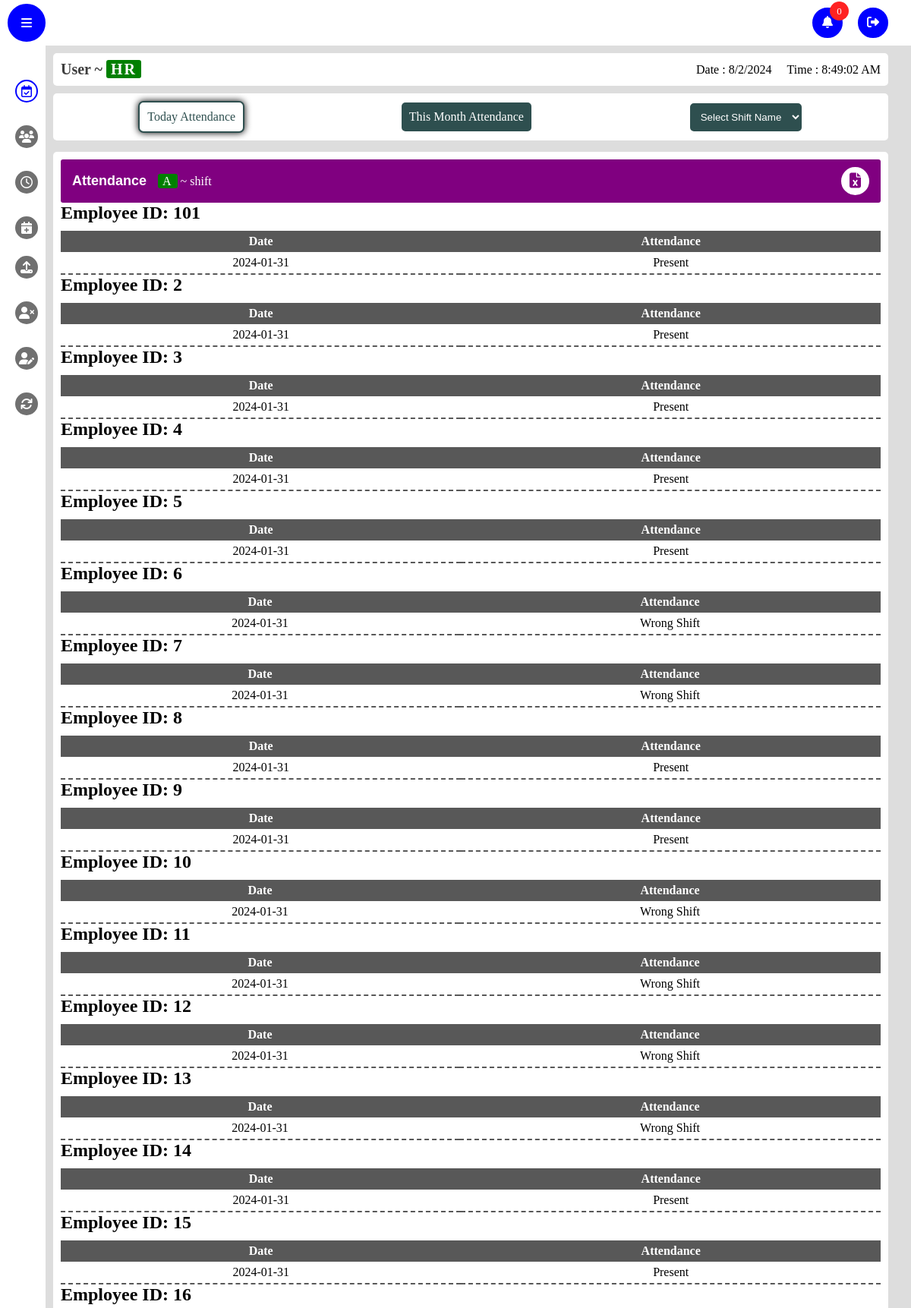
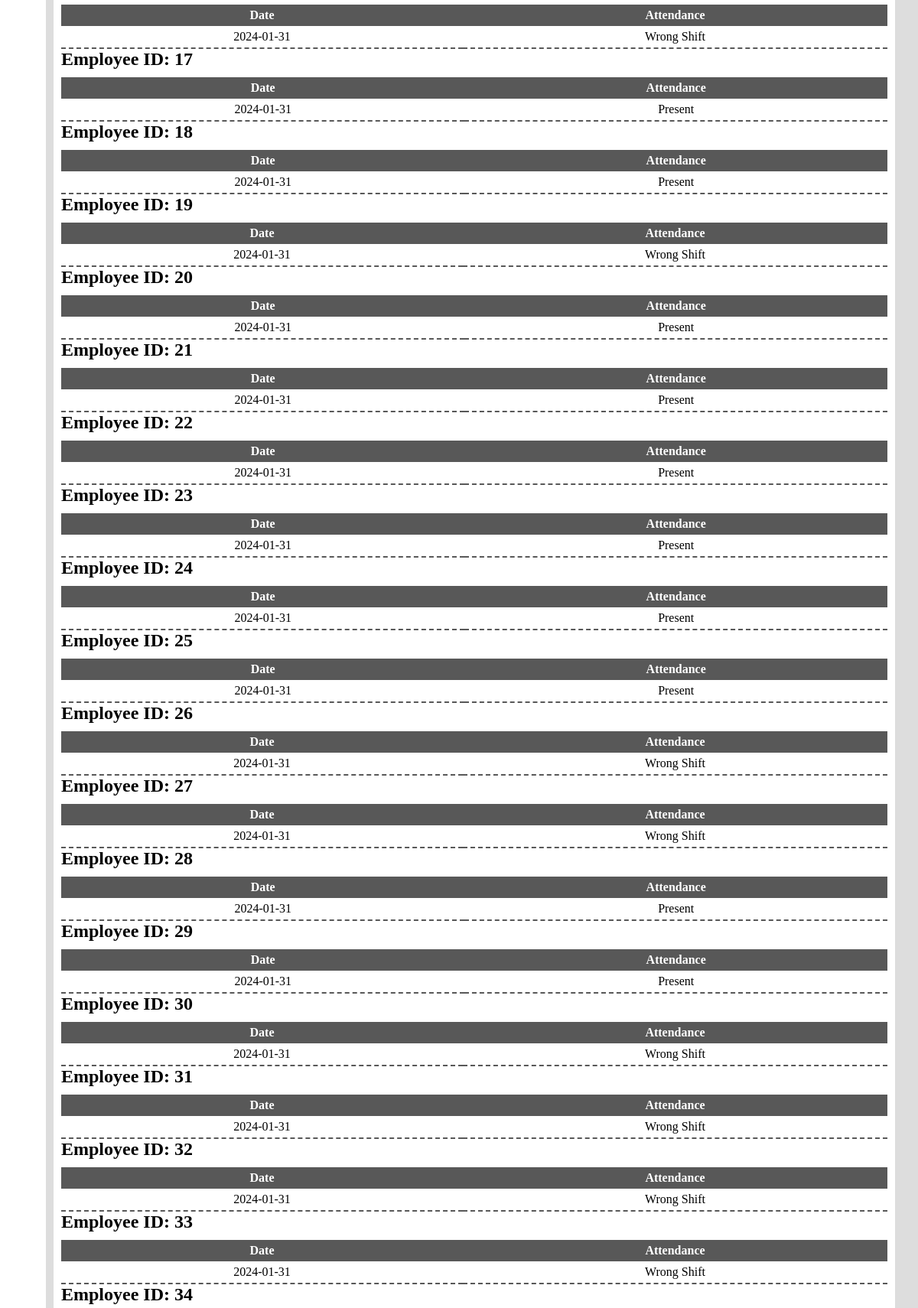
The page /month_attendance (upper part) on the database its author committed (2 pictures, top to bottom).
### app/models.py (models this page shows)
class Attendance(db.Model,UserMixin):
    id=db.Column(db.Integer,primary_key=True)
    date = db.Column(db.DateTime(timezone=True), default=func.now())
    emp_id = db.Column(db.Integer, db.ForeignKey('emp_login.id'))
    name = db.Column(db.String(150), nullable=False)
    attendance =db.Column(db.String(150))
    wages_per_Day=db.Column(db.String(150))
    inTime=db.Column(db.String(150))
    outTime=db.Column(db.String(150))
    overtime=db.Column(db.String(150),default='00:00')
    employee = db.relationship('Emp_login', back_populates='attendances')
    shiftType=db.Column(db.String(150))
    shiftIntime = db.Column(db.String(150))
    shift_Outtime = db.Column(db.String(150))
    TotalDuration=db.Column(db.String(150))
    lateBy=db.Column(db.String(150))
    earlyGoingBy=db.Column(db.String(150))
    punchRecords=db.Column(db.String(150))

### app/views.py (the view)
@views.route('/month_attendance',methods=['POST','GET'])
def month_attendance():
    start_date, end_date = get_last_month_dates()
    last_month_attendance = db.session.query(Attendance).filter(
        Attendance.date.between(start_date, end_date)
    ).all()
    employee_data = {}
    for record in last_month_attendance:
        emp_id = record.emp_id
        if emp_id not in employee_data:
            employee_data[emp_id] = []
        employee_data[emp_id].append(record)
        print( employee_data)
    return render_template('month_attendance.html', employee_data=employee_data)

### app/views.py (called while the page is built)
def get_last_month_dates():
    today = datetime.today()
    first_day_of_current_month = today.replace(day=1)
    last_day_of_last_month = first_day_of_current_month - timedelta(days=1)
    first_day_of_last_month = last_day_of_last_month.replace(day=1)
    return first_day_of_last_month, today

### app/templates/month_attendance.html (shortened to what this page needs)
{% extends "base_admin.html" %} {% block title %} Employee {% endblock %} {%
block content %}
<link rel="stylesheet" href="static/css/attendance.css" />
<menu class="table-menu" style="display: flex">
  <div class="btn-container">
    <a href="/today_attendance" class="tag-btn click active"
      >Today Attendance</a
    >
    <a href="/month_attendance" class="tag-btn click">This Month Attendance</a>
    <select name="shift" id="shift" class="tag-btn">
      <option value="">Select Shift Name</option>
    </select>
  </div>
</menu>
<section class="frame month-attendance" style="display: flex">
  <div class="inner-frame">
    <div class="frame-header">
      <div class="frame-details">
        <p class="frame-name">Attendance</p>
        <p class="shift name"><span class="tag">A</span> ~ shift</p>
      </div>
      <div class="frame-options">
        <button type="button" class="download">
          <i class="fas fa-file-excel"></i>
        </button>
      </div>
    </div>
    <div class="frame-body">
      {% if employee_data %} {% for emp_id, records in employee_data.items() %}
      <h2 class="mt-3">Employee ID: {{ emp_id }}</h2>
      <table class="table table-bordered mt-3">
        <thead class="thead-dark">
          <tr>
            <th>Date</th>
            <th>Attendance</th>
          </tr>
        </thead>
        <tbody>
          {% for record in records %}
          <tr>
            <td>{{ record.date.strftime('%Y-%m-%d') }}</td>
            <td>{{ record.attendance }}</td>
          </tr>
          {% endfor %}
        </tbody>
      </table>
      {% endfor %} {% else %}
      <p class="mt-3">No attendance records found for last month.</p>
      {% endif %}
    </div>
  </div>
</section>
{% endblock %}

### app/static/css/style.css (style rules this page uses)
* { margin: 0; padding: 0; box-sizing: border-box; list-style: none; text-decoration: none; }
table { width: -webkit-fill-available; }
body { background: #ddd; }
.tag { padding: 1px 6px; background: green; color: #ffffff; border-radius: 3px; letter-spacing: 2px; }
.frame { margin-top: 15px; padding: 10px; width: 100%; background: #ffffff; min-height: 77vh; border-radius: 5px; }
.inner-frame { width: 100%; height: 100%; }
option { padding: 10px; }

### app/static/css/late.css (style rules this page uses)
.table { max-width: 100%; padding: 5px; overflow-x: scroll; margin-top: 10px; background: #fff; border-radius: 5px; }
table { border-collapse: collapse; border-radius: 3px; overflow: hidden; width: -webkit-fill-available; }
table thead { background: #585858; color: #fff; }
td, th { min-width: 75px; }
td { border-bottom: 2px dashed #585858; }

### app/static/css/attendance.css (style rules this page uses)
.frame-header { width: 100%; display: flex; align-items: center; justify-content: space-between; padding: 10px 15px; background: #800080; color: #fff; border-radius: 3px; }
.frame-details { display: flex; align-items: center; gap: 15px; }
.frame-name { font-family: sans-serif; font-weight: 700; font-size: 18px; display: flex; align-items: center; gap: 10px; }
.frame-options { display: flex; align-items: center; gap: 10px; }
.download, .grid, .list { width: 37px; height: 37px; border-radius: 50%; background: #fff; color: #800080; font-size: 20px; border: 2px solid #fff; cursor: pointer; transition: all 0.3s; }
td, th { min-width: 30px; text-align: center; padding: 5px 0; }
.frame-body { max-width: 100%; overflow-x: scroll; }
.btn-container { margin-top: 10px; padding: 10px 15px; display: flex; align-items: center; flex-wrap: wrap; justify-content: space-around; gap: 10px; width: 100%; background: #fff; border-radius: 5px; }
.tag-btn { padding: 10px; border-radius: 7px; border: 2px solid; background: #2e4f4f; color: #fff; cursor: pointer; transition: all 0.5s; outline: none; }
.tag-btn.active, .tag-btn:focus { box-shadow: 0px 0px 10px #000; background: #fff; color: #2e4f4f; }

### rows shown on the page
Attendance: date "2024-01-31", attendance "Present"
Attendance: date "2024-01-31", attendance "Present"
Attendance: date "2024-01-31", attendance "Present"
Attendance: date "2024-01-31", attendance "Present"
Attendance: date "2024-01-31", attendance "Present"
Attendance: date "2024-01-31", attendance "Wrong Shift"
Attendance: date "2024-01-31", attendance "Wrong Shift"
Attendance: date "2024-01-31", attendance "Present"
Attendance: date "2024-01-31", attendance "Present"
Attendance: date "2024-01-31", attendance "Wrong Shift"
Attendance: date "2024-01-31", attendance "Wrong Shift"
Attendance: date "2024-01-31", attendance "Wrong Shift"
Attendance: date "2024-01-31", attendance "Wrong Shift"
Attendance: date "2024-01-31", attendance "Present"
Attendance: date "2024-01-31", attendance "Present"
Attendance: date "2024-01-31", attendance "Wrong Shift"
Attendance: date "2024-01-31", attendance "Present"
Attendance: date "2024-01-31", attendance "Present"
Attendance: date "2024-01-31", attendance "Wrong Shift"
Attendance: date "2024-01-31", attendance "Present"
Attendance: date "2024-01-31", attendance "Present"
Attendance: date "2024-01-31", attendance "Present"
Attendance: date "2024-01-31", attendance "Present"
Attendance: date "2024-01-31", attendance "Present"
Attendance: date "2024-01-31", attendance "Present"
Attendance: date "2024-01-31", attendance "Wrong Shift"
Attendance: date "2024-01-31", attendance "Wrong Shift"
Attendance: date "2024-01-31", attendance "Present"
Attendance: date "2024-01-31", attendance "Present"
Attendance: date "2024-01-31", attendance "Wrong Shift"
Attendance: date "2024-01-31", attendance "Wrong Shift"
Attendance: date "2024-01-31", attendance "Wrong Shift"
Attendance: date "2024-01-31", attendance "Wrong Shift"

### other values the page prints
{{ emp_id }} "101" "2" "3" "4" "5" "6" "7" "8" "9" "10" "11" "12" "13" "14" "15" "16" "17" "18" "19" "20" "21" "22" "23" "24" "25" "26" "27" "28" "29" "30" "31" "32" "33" "34"
